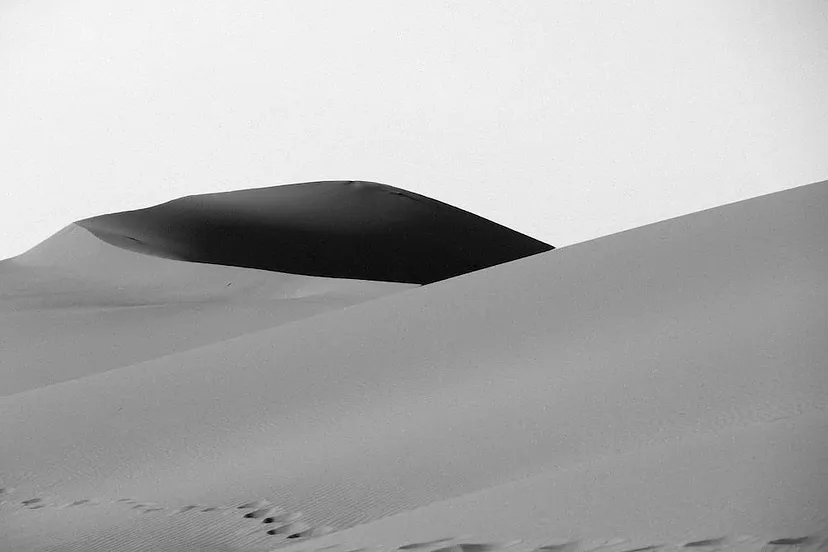
#> input picture svd/noise.webp, 828 x 552 px
$ python compress.py
#> lines starting #> are read from the running program, lines starting #| are printed output that depends on the picture; long printed decimals are rounded
import io

import cv2
import numpy as np
from scipy import misc
# Load image
img = cv2.imread('noise.webp', 0)
#> img: shape (552, 828); min 0, max 255, mean 174.7
# Calculate U (u), Σ (s) and V (vh)
u, s, vh = np.linalg.svd(img, full_matrices=False)
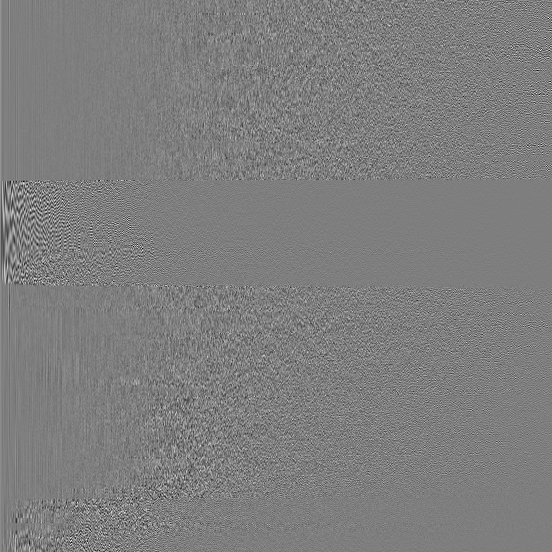
#> u: shape (552, 552) float64; min -0.331, max 0.336, mean 5.29e-05; drawn with min black and max white
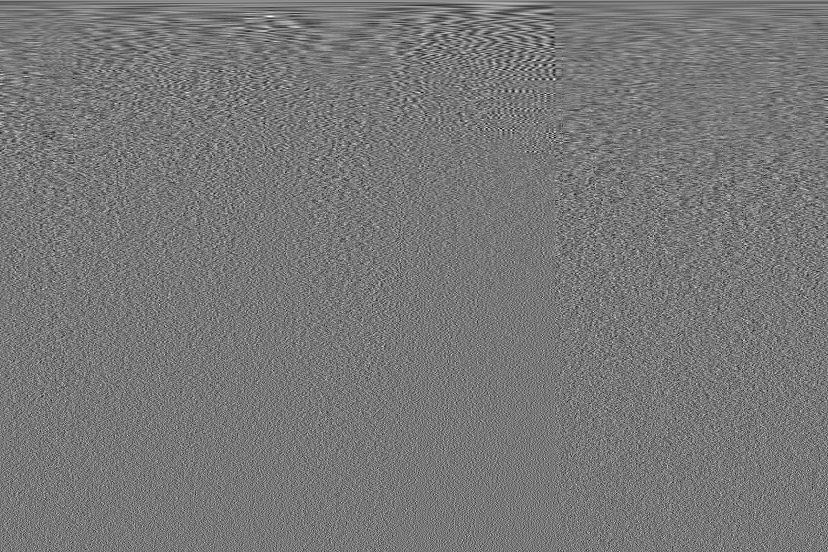
#> vh: shape (552, 828) float64; min -0.188, max 0.211, mean 6.34e-05; drawn with min black and max white
#> s = 552 values, max 122282.6 at index 0, min 2.29 at index 551, mean 403.9
# Remove sigma values below threshold (200)
s_cleaned = np.array([si if si > 200 else 0 for si in s])
#> s_cleaned = 552 values, max 122282.6 at index 0, min 0 at index 93, mean 369.6
# Calculate A' = U * Σ (cleaned) * V
img_compressed = np.array(np.dot(u * s_cleaned, vh), dtype=int)
# convert the image to uint8
img_compressed = cv2.convertScaleAbs(img_compressed)
# Show the image using cv2
cv2.imshow('Compressed', img_compressed)
cv2.imshow('Original', img)
cv2.waitKey(0)

# Compare the sizes of the images in kb
_, buffer = cv2.imencode(".jpg", img)
buffer = io.BytesIO(buffer)
print('Original image size: ', buffer.getbuffer().nbytes / 1024, 'kb')
#| Original image size:  64.030 kb

_, buffer = cv2.imencode(".jpg", img_compressed)
buffer = io.BytesIO(buffer)
print('Compressed image size: ', buffer.getbuffer().nbytes / 1024, 'kb')
#| Compressed image size:  61.872 kb
